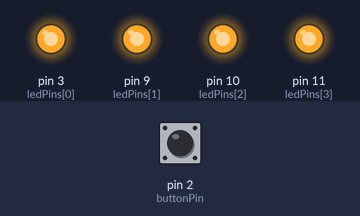
Bench run of a sketch on a simulated Arduino Uno, built with avr-gcc and run on an emulated ATmega328P. Parts: output pins drawn as LEDs (lit = HIGH). The inputs (shaded band) are chosen by the test bench; at power-on: pin 2 (buttonPin) HIGH. Random numbers use the default seed unless the sketch sets one.

Above: at 1.2 s.
1.3 s: pin 2 (buttonPin) pulled LOW for 0.15 s
At 2.1 s:
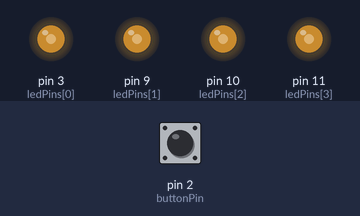
4.3 s: pin 2 (buttonPin) pulled LOW for 1 s
At 5.11 s:
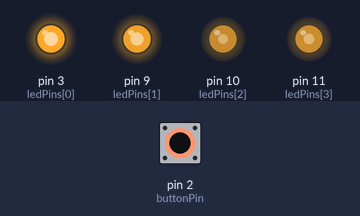
Timing chart, 0 to 27.5 s (numbered marks = the images above; inputs shaded):
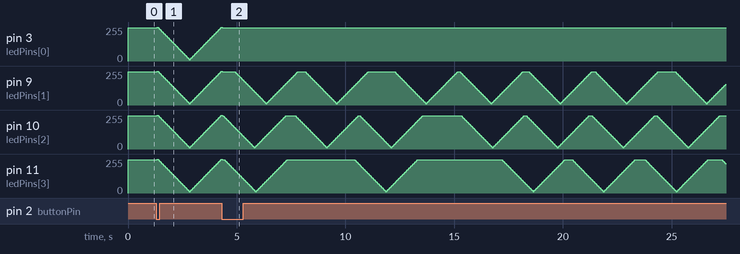

The sketch:

AtieshStaff_LEDs.ino
```cpp
/*
Atiesh Staff LED Code

Created by Nic Neidenbach based on sample code from Adafruit

Modes:
   1 All LEDS on Full
   2 All LEDs fade in and out in sync
   3 Blue Orb LEDs fade in and out at random intervals, Red LED eyes "blink" occasionally
   4 All LEDs on at about half brightness
   5 Off
*/

// Variables for LEDs
int ledPins[] = { 3, 9, 10, 11};              // an array of PWM pin numbers to which LEDs are attached
int pinCount = 4;                             // the number of pins (i.e. the length of the array)
int brightness[] = { 250, 250, 250, 250};     // Starting Brightness values for all pins
int fader[] = { 5, 5, 5, 5, 5};               // Initial Fade step value
int pinStatus [] = { 0, 0, 0, 0};             // Initial Pin status (ie, what is the pin doing?)


// Variables for Status Button Control
const int buttonPin = 2;
const int totalModes = 5; // Number of different display modes, not including default/off
unsigned int timeDebounce = 350;
unsigned long clickTime = 0;
volatile int statusMode = 1;
volatile int priorMode = 0;
volatile unsigned long lastClickTime = 0;
int justChanged = 1;
long randNumber;
long lastTime;
long newTime;

// the setup routine runs once when you press reset:
void setup() {
  // declare pins for output:
Serial.begin(9600); // used for debugging
  for (int pIndex = 0; pIndex < pinCount; pIndex++) {

    pinMode(ledPins[pIndex], OUTPUT);

  }

  pinMode(buttonPin, INPUT_PULLUP);
  attachInterrupt(digitalPinToInterrupt(buttonPin), Click, FALLING);

  randomSeed(analogRead(0));
  lastTime = millis();
}

// the loop routine runs over and over again forever:
void loop() {

  switch (statusMode) {

     case 1:
       staticOn();
       break;
     case 2:
       fadePulse();
       break;
     case 3:
       Complex();
       break;
     case 4:
       staticHalf();
       break;
     case 5:
       staticOff();
       break;
     default:
       staticOff();
  }
  // wait for 30 milliseconds to see the dimming effect
  //Serial.println(justChanged); // Used for Debugging
  delay(30);
  justChanged = 0; // Set to 0 after first pass through loop
}

void fadePulse(){

  for (int pIndex = 0; pIndex < pinCount; pIndex++) {

  // Set Brightness to 250 at first
  if (statusMode != priorMode){
      brightness[pIndex] = 250;
      priorMode = statusMode;
  }

  // set the brightness of pin pIndex:
  analogWrite(ledPins[pIndex], brightness[pIndex]);

  // change the brightness for next time through the loop:
  brightness[pIndex] = brightness[pIndex] + fader[pIndex];

  // reverse the direction of the fading at the ends of the fade:
  if (brightness[pIndex] <= 10 || brightness[pIndex] >= 255) {
    fader[pIndex] = -fader[pIndex];
  }

}
}

void Complex()
{
for (int pIndex = 0; pIndex < pinCount; pIndex++) {

  // Set Brightness to 250 at first
  if (statusMode != priorMode){
      brightness[pIndex] = 250;
      pinStatus[pIndex]=0;
      priorMode = statusMode;
  }

  // set the brightness of pin pIndex:
  analogWrite(ledPins[pIndex], brightness[pIndex]);

  if (pinStatus[pIndex]==0 && pIndex>0){
     randNumber = random(500);

     if (randNumber<=25){
      pinStatus[pIndex]=1;
      fader[pIndex]=-5;
     }
  }

  if (pinStatus[pIndex]==0 && pIndex==0){
     randNumber = random(500);
     newTime = millis();
     if (randNumber<=25 && (newTime-lastTime)>30000){
      pinStatus[pIndex]=1;
      fader[pIndex]=-5;
      lastTime = newTime;
     }
  }

  if (pinStatus[pIndex]==1){
  // change the brightness for next time through the loop:
     brightness[pIndex] = brightness[pIndex] + fader[pIndex];

  // reverse the direction of the fading at the ends of the fade:
  if (brightness[pIndex] <= 10) {
    fader[pIndex] = -fader[pIndex];
  }
  if (brightness[pIndex] >= 255) {
    brightness[pIndex] = 250;
    pinStatus[pIndex]=0;
  }

  }

  }

} // End Complex

void staticOn(){

for (int pIndex = 0; pIndex < pinCount; pIndex++) {

  // set the brightness of pin pIndex:
  analogWrite(ledPins[pIndex], 250);

}

}

void staticHalf(){

for (int pIndex = 0; pIndex < pinCount; pIndex++) {

  // set the brightness of pin pIndex:
  analogWrite(ledPins[pIndex], 100);

}

}
void staticOff(){

for (int pIndex = 0; pIndex < pinCount; pIndex++) {

  // set the brightness of pin pIndex:
  analogWrite(ledPins[pIndex], 0);

}

}

void Click(){

    clickTime = millis(); // Get the time of the button click
    if (clickTime - lastClickTime >= timeDebounce) {
       priorMode = statusMode;
       statusMode++;
       if (statusMode > totalModes) {
          statusMode = 0;
       }

    }

    lastClickTime = clickTime;
    //Serial.println(justChanged);
}
```
